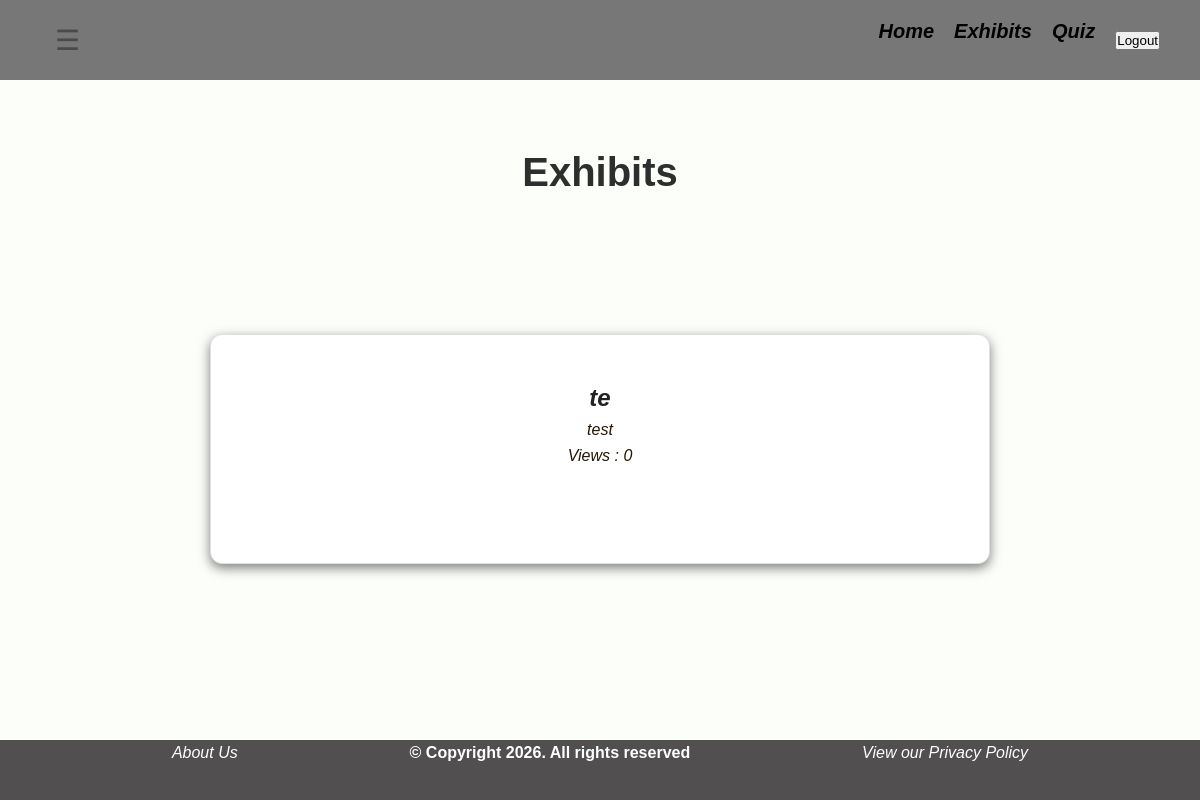
The app's page /exhibit/ (signed in), older data.
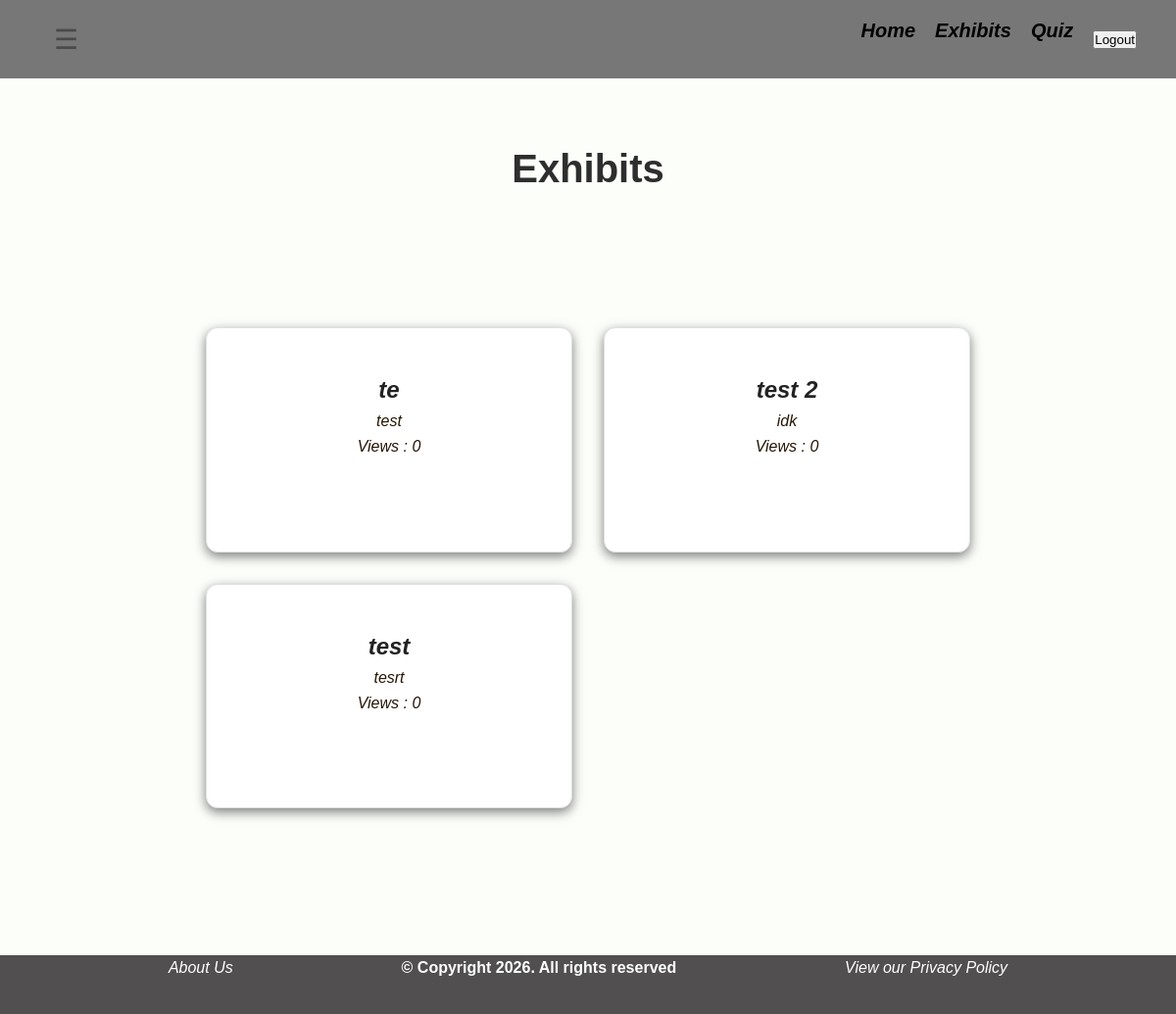
The same page, newer data.
### museumApp/models.py (models this page shows, shortened)
class Exhibit(models.Model):
    exhibitId = models.AutoField(db_column='exhibitId', primary_key=True)
    title = models.TextField(db_column='title', blank=True, null=False)
    domain = models.TextField(db_column='domain', blank=True, null=False)
    backgroundDeploymentContext = models.TextField(db_column='backgroundDeploymentContext', blank=True, null=False)
    intededUse = models.TextField(db_column='intededUse', blank=True, null=False)
    viewNumber = models.IntegerField(db_column='viewNumber', blank=True, null=False)
    class Meta:
        managed = True
        db_table = 'Exhibit'

### museumApp/views_frontend.py (the view)
@login_required
def exhibits(request):
    exhibits = Exhibit.objects.all()
    return render(request, "pages/exhibits.html", {"exhibits": exhibits})

### museumApp/templates/pages/exhibits.html
{% extends "base.html" %}
{%block content %}
    <h1>Exhibits</h1>
    <section>
        {% if exhibits %}
            <ul class="exhibits-grid">
                {% for exhibit in exhibits %}
                    <li class="exhibit-card">
                        <a href="{% url 'single_exhibit' exhibitId=exhibit.exhibitId %}">
                        <h2>{{exhibit.title}}</h2>
                        <p>{{exhibit.domain}}</p>
                        <p>Views : {{exhibit.viewNumber}} </p>
                        </a>
                    </li>
                {% endfor %}
            </ul>
        {% else %}
            <p>No exhibits found.</p>
        {% endif %}
    </section>
    {% endblock %}

### museumApp/templates/base.html (shortened to what this page needs)
{% load static %}
<!DOCTYPE html>
<html lang="en">
<head>
    <link rel="stylesheet" href="{% static 'styles.css' %}">
</head>
<body>
      <div>
      <div class="top-bar">
        <button class="menu" onclick="s_open()">&#9776;</button>
        <a href="{% url 'home' %}">Home</a>
        <a href="{% url 'exhibits' %}">Exhibits</a>
        <a href="{% url 'quiz' %}">Quiz</a>
        {% if user.is_authenticated %}
            <form method="POST" action="{% url 'logout' %}" style="display:inline;">
              <button type="submit" class="logout-btn">Logout</button>
            </form>
        {% else %}
          <a href="{% url 'login' %}">Login</a>
          <a href="{% url 'register' %}">Register</a>
        {% endif %}
      </div>
    {% block content %}
    {% endblock %}
    <div class="footer">
        <a href="{% url 'about' %}">About Us</a>
        <p>© Copyright 2026. All rights reserved</p>
        <a href="{% url 'privacy_policy' %}">View our Privacy Policy</a>
    </div>
</body>
</html>

### museumApp/static/styles.css (style rules this page uses)
* { padding: 0; margin: 0; box-sizing: border-box; font-family: 'Poppins', sans-serif; }
body { margin-top: 60px; background-color: #FBFEF9; color: #251605; line-height: 1.6; padding: 80px; }
p { font-size: 16px; color: #251605; text-align: center; }
section { padding: 40px; text-align: center; margin: 40px; }
.top-bar { background-color: #777778; position: fixed; top: 0; left: 0; width: 100%; height: 60px; display: flex; align-items: center; justify-content: flex-end; padding: 40px 40px; z-index: 999; gap: 20px; }
.top-bar a { display: flex; text-align: right; color: black; font-weight: bold; height: 100%; font-size: 20px; }
.menu { font-size: 28px; padding: 10px 15px; color: #484a4b; cursor: pointer; border: none; background: none; margin-right: auto; }
.footer { position: fixed; left: 0; bottom: 0; width: 100%; background-color: rgb(81, 79, 79); align-items: flex; display: flex; justify-content: space-evenly; font-size: 16px; height: 60px; }
.footer p { color: #ffffff; font-size: 16px; font-weight: bold; }
.footer a { color: #ffffff; font-size: 16px; text-align: center; }
div a { margin-top: 30 px; text-align: center; text-decoration: none; display: block; color: #ffffff; font-style: italic; margin-bottom: 50px ; }
h1 { font-size: clamp(20px, 5vw, 40px); color: #2e2e2f; font-style: bold; text-align: center; }
.exhibits-grid { display: grid; grid-template-columns: repeat(auto-fit, minmax(250px, 1fr)); padding: 50px; gap: 2rem; list-style: none; margin: 0 auto; max-width: 1400px; }
.exhibit-card { background: white; border-radius: 12px; padding: 20px; border: 1px solid #e0e0e0; transition: all 0.25s ease; flex-direction: column; box-shadow: 0 4px 12px rgba(0, 0, 0, 0.5); }
.exhibit-card a { display: block; padding: 1.5rem; text-decoration: none; color: inherit; height: 100%; display: flex; flex-direction: column; }
.exhibit-card a h2 { margin: 0; text-decoration: none; font-size: 1.5rem; color: #222; text-align: center; }
h2 { font-size: 20px; color: #2f5aa8; margin-bottom: 20px; text-align: left; }

Row changes from the older to the newer data that the page shows:
added Exhibit: title "test 2", domain "idk", viewNumber "0"
added Exhibit: title "test", domain "tesrt", viewNumber "0"
